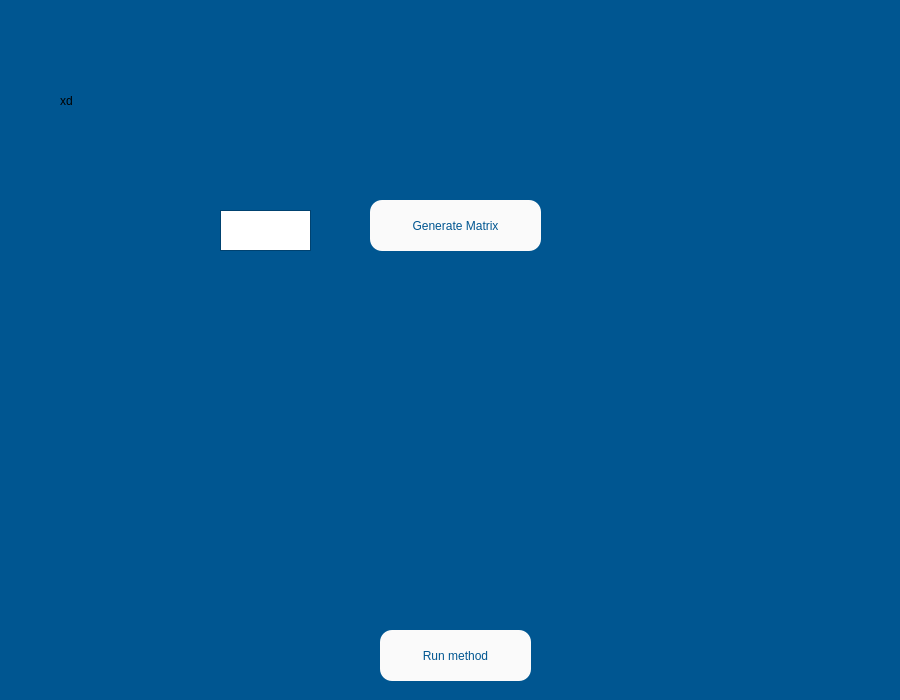
<?xml version="1.0" encoding="UTF-8"?>
<ui version="4.0">
 <class>lu_simple_window</class>
 <widget class="QWidget" name="lu_simple_window">
  <property name="geometry">
   <rect>
    <x>0</x>
    <y>0</y>
    <width>900</width>
    <height>700</height>
   </rect>
  </property>
  <property name="minimumSize">
   <size>
    <width>900</width>
    <height>700</height>
   </size>
  </property>
  <property name="maximumSize">
   <size>
    <width>900</width>
    <height>700</height>
   </size>
  </property>
  <property name="palette">
   <palette>
    <active>
     <colorrole role="Base">
      <brush brushstyle="SolidPattern">
       <color alpha="255">
        <red>255</red>
        <green>255</green>
        <blue>255</blue>
       </color>
      </brush>
     </colorrole>
     <colorrole role="Window">
      <brush brushstyle="SolidPattern">
       <color alpha="255">
        <red>0</red>
        <green>86</green>
        <blue>145</blue>
       </color>
      </brush>
     </colorrole>
    </active>
    <inactive>
     <colorrole role="Base">
      <brush brushstyle="SolidPattern">
       <color alpha="255">
        <red>255</red>
        <green>255</green>
        <blue>255</blue>
       </color>
      </brush>
     </colorrole>
     <colorrole role="Window">
      <brush brushstyle="SolidPattern">
       <color alpha="255">
        <red>0</red>
        <green>86</green>
        <blue>145</blue>
       </color>
      </brush>
     </colorrole>
    </inactive>
    <disabled>
     <colorrole role="Base">
      <brush brushstyle="SolidPattern">
       <color alpha="255">
        <red>0</red>
        <green>86</green>
        <blue>145</blue>
       </color>
      </brush>
     </colorrole>
     <colorrole role="Window">
      <brush brushstyle="SolidPattern">
       <color alpha="255">
        <red>0</red>
        <green>86</green>
        <blue>145</blue>
       </color>
      </brush>
     </colorrole>
    </disabled>
   </palette>
  </property>
  <property name="windowTitle">
   <string>Form</string>
  </property>
  <widget class="QLabel" name="label">
   <property name="geometry">
    <rect>
     <x>60</x>
     <y>20</y>
     <width>771</width>
     <height>161</height>
    </rect>
   </property>
   <property name="styleSheet">
    <string notr="true">background-image: url(:/images/lu_simple.png);</string>
   </property>
   <property name="text">
    <string>xd</string>
   </property>
  </widget>
  <widget class="QLabel" name="label_2">
   <property name="geometry">
    <rect>
     <x>90</x>
     <y>210</y>
     <width>81</width>
     <height>41</height>
    </rect>
   </property>
   <property name="font">
    <font>
     <pointsize>12</pointsize>
    </font>
   </property>
   <property name="styleSheet">
    <string notr="true">background-image: url(:/images/n.png);</string>
   </property>
   <property name="text">
    <string/>
   </property>
  </widget>
  <widget class="QTextEdit" name="n_input">
   <property name="geometry">
    <rect>
     <x>220</x>
     <y>210</y>
     <width>91</width>
     <height>41</height>
    </rect>
   </property>
   <property name="font">
    <font>
     <pointsize>14</pointsize>
    </font>
   </property>
  </widget>
  <widget class="QPushButton" name="matrix_button">
   <property name="geometry">
    <rect>
     <x>370</x>
     <y>200</y>
     <width>171</width>
     <height>51</height>
    </rect>
   </property>
   <property name="styleSheet">
    <string notr="true">background-color: rgb(250, 250, 250);
font: 15pt &quot;MS Shell Dlg 2&quot;;
color: rgb(0, 86, 145);
border-radius: 12px;
</string>
   </property>
   <property name="text">
    <string>Generate Matrix</string>
   </property>
  </widget>
  <widget class="QPushButton" name="run_button">
   <property name="geometry">
    <rect>
     <x>380</x>
     <y>630</y>
     <width>151</width>
     <height>51</height>
    </rect>
   </property>
   <property name="styleSheet">
    <string notr="true">background-color: rgb(250, 250, 250);
font: 15pt &quot;MS Shell Dlg 2&quot;;
color: rgb(0, 86, 145);
border-radius: 12px;
</string>
   </property>
   <property name="text">
    <string>Run method</string>
   </property>
  </widget>
 </widget>
 <resources>
  <include location="../UserInterface/Util/Images/link.qrc"/>
 </resources>
 <connections/>
</ui>
